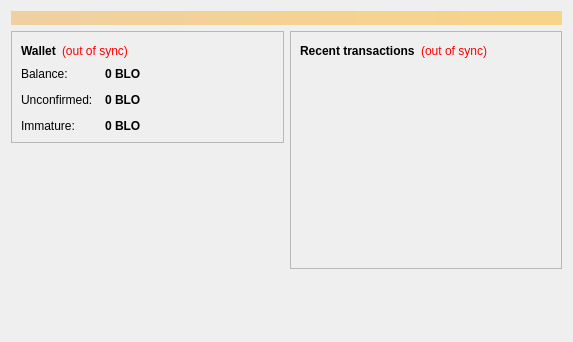
<?xml version="1.0" encoding="UTF-8"?>
<ui version="4.0">
 <class>OverviewPage</class>
 <widget class="QWidget" name="OverviewPage">
  <property name="geometry">
   <rect>
    <x>0</x>
    <y>0</y>
    <width>573</width>
    <height>342</height>
   </rect>
  </property>
  <property name="windowTitle">
   <string>Form</string>
  </property>
  <layout class="QVBoxLayout" name="topLayout">
   <item>
    <widget class="QLabel" name="labelAlerts">
     <property name="visible">
      <bool>false</bool>
     </property>
     <property name="styleSheet">
      <string notr="true">background-color: qlineargradient(x1: 0, y1: 0, x2: 1, y2: 0, stop:0 #F0D0A0, stop:1 #F8D488); color:#000000;</string>
     </property>
     <property name="wordWrap">
      <bool>true</bool>
     </property>
     <property name="margin">
      <number>3</number>
     </property>
    </widget>
   </item>
   <item>
    <layout class="QHBoxLayout" name="horizontalLayout" stretch="1,1">
     <item>
      <layout class="QVBoxLayout" name="verticalLayout_2">
       <item>
        <widget class="QFrame" name="frame">
         <property name="frameShape">
          <enum>QFrame::StyledPanel</enum>
         </property>
         <property name="frameShadow">
          <enum>QFrame::Raised</enum>
         </property>
         <layout class="QVBoxLayout" name="verticalLayout_4">
          <item>
           <layout class="QHBoxLayout" name="horizontalLayout_4">
            <item>
             <widget class="QLabel" name="label_5">
              <property name="font">
               <font>
                <weight>75</weight>
                <bold>true</bold>
               </font>
              </property>
              <property name="text">
               <string>Wallet</string>
              </property>
             </widget>
            </item>
            <item>
             <widget class="QLabel" name="labelWalletStatus">
              <property name="toolTip">
               <string>The displayed information may be out of date. Your wallet automatically synchronizes with the Bitcoin network after a connection is established, but this process has not completed yet.</string>
              </property>
              <property name="styleSheet">
               <string notr="true">QLabel { color: red; }</string>
              </property>
              <property name="text">
               <string notr="true">(out of sync)</string>
              </property>
              <property name="alignment">
               <set>Qt::AlignLeading|Qt::AlignLeft|Qt::AlignVCenter</set>
              </property>
             </widget>
            </item>
            <item>
             <spacer name="horizontalSpacer_2">
              <property name="orientation">
               <enum>Qt::Horizontal</enum>
              </property>
              <property name="sizeHint" stdset="0">
               <size>
                <width>40</width>
                <height>20</height>
               </size>
              </property>
             </spacer>
            </item>
           </layout>
          </item>
          <item>
           <layout class="QFormLayout" name="formLayout_2">
            <property name="fieldGrowthPolicy">
             <enum>QFormLayout::AllNonFixedFieldsGrow</enum>
            </property>
            <property name="horizontalSpacing">
             <number>12</number>
            </property>
            <property name="verticalSpacing">
             <number>12</number>
            </property>
            <item row="0" column="0">
             <widget class="QLabel" name="label">
              <property name="text">
               <string>Balance:</string>
              </property>
             </widget>
            </item>
            <item row="0" column="1">
             <widget class="QLabel" name="labelBalance">
              <property name="font">
               <font>
                <weight>75</weight>
                <bold>true</bold>
               </font>
              </property>
              <property name="cursor">
               <cursorShape>IBeamCursor</cursorShape>
              </property>
              <property name="toolTip">
               <string>Your current balance</string>
              </property>
              <property name="text">
               <string notr="true">0 BLO</string>
              </property>
              <property name="textInteractionFlags">
               <set>Qt::LinksAccessibleByMouse|Qt::TextSelectableByKeyboard|Qt::TextSelectableByMouse</set>
              </property>
             </widget>
            </item>
            <item row="1" column="0">
             <widget class="QLabel" name="label_3">
              <property name="text">
               <string>Unconfirmed:</string>
              </property>
             </widget>
            </item>
            <item row="1" column="1">
             <widget class="QLabel" name="labelUnconfirmed">
              <property name="font">
               <font>
                <weight>75</weight>
                <bold>true</bold>
               </font>
              </property>
              <property name="cursor">
               <cursorShape>IBeamCursor</cursorShape>
              </property>
              <property name="toolTip">
               <string>Total of transactions that have yet to be confirmed, and do not yet count toward the current balance</string>
              </property>
              <property name="text">
               <string notr="true">0 BLO</string>
              </property>
              <property name="textInteractionFlags">
               <set>Qt::LinksAccessibleByMouse|Qt::TextSelectableByKeyboard|Qt::TextSelectableByMouse</set>
              </property>
             </widget>
            </item>
            <item row="2" column="0">
             <widget class="QLabel" name="labelImmatureText">
              <property name="text">
               <string>Immature:</string>
              </property>
             </widget>
            </item>
            <item row="2" column="1">
             <widget class="QLabel" name="labelImmature">
              <property name="font">
               <font>
                <weight>75</weight>
                <bold>true</bold>
               </font>
              </property>
              <property name="toolTip">
               <string>Mined balance that has not yet matured</string>
              </property>
              <property name="text">
               <string notr="true">0 BLO</string>
              </property>
              <property name="textInteractionFlags">
               <set>Qt::LinksAccessibleByMouse|Qt::TextSelectableByKeyboard|Qt::TextSelectableByMouse</set>
              </property>
             </widget>
            </item>
           </layout>
          </item>
         </layout>
        </widget>
       </item>
       <item>
        <spacer name="verticalSpacer">
         <property name="orientation">
          <enum>Qt::Vertical</enum>
         </property>
         <property name="sizeHint" stdset="0">
          <size>
           <width>20</width>
           <height>40</height>
          </size>
         </property>
        </spacer>
       </item>
      </layout>
     </item>
     <item>
      <layout class="QVBoxLayout" name="verticalLayout_3">
       <item>
        <widget class="QFrame" name="frame_2">
         <property name="frameShape">
          <enum>QFrame::StyledPanel</enum>
         </property>
         <property name="frameShadow">
          <enum>QFrame::Raised</enum>
         </property>
         <layout class="QVBoxLayout" name="verticalLayout">
          <item>
           <layout class="QHBoxLayout" name="horizontalLayout_2">
            <item>
             <widget class="QLabel" name="label_4">
              <property name="text">
               <string>&lt;b&gt;Recent transactions&lt;/b&gt;</string>
              </property>
             </widget>
            </item>
            <item>
             <widget class="QLabel" name="labelTransactionsStatus">
              <property name="toolTip">
               <string>The displayed information may be out of date. Your wallet automatically synchronizes with the Bitcoin network after a connection is established, but this process has not completed yet.</string>
              </property>
              <property name="styleSheet">
               <string notr="true">QLabel { color: red; }</string>
              </property>
              <property name="text">
               <string notr="true">(out of sync)</string>
              </property>
              <property name="alignment">
               <set>Qt::AlignRight|Qt::AlignTrailing|Qt::AlignVCenter</set>
              </property>
             </widget>
            </item>
            <item>
             <spacer name="horizontalSpacer">
              <property name="orientation">
               <enum>Qt::Horizontal</enum>
              </property>
              <property name="sizeHint" stdset="0">
               <size>
                <width>40</width>
                <height>20</height>
               </size>
              </property>
             </spacer>
            </item>
           </layout>
          </item>
          <item>
           <widget class="QListView" name="listTransactions">
            <property name="styleSheet">
             <string notr="true">QListView { background: transparent; }</string>
            </property>
            <property name="frameShape">
             <enum>QFrame::NoFrame</enum>
            </property>
            <property name="verticalScrollBarPolicy">
             <enum>Qt::ScrollBarAlwaysOff</enum>
            </property>
            <property name="horizontalScrollBarPolicy">
             <enum>Qt::ScrollBarAlwaysOff</enum>
            </property>
            <property name="selectionMode">
             <enum>QAbstractItemView::NoSelection</enum>
            </property>
           </widget>
          </item>
         </layout>
        </widget>
       </item>
       <item>
        <spacer name="verticalSpacer_2">
         <property name="orientation">
          <enum>Qt::Vertical</enum>
         </property>
         <property name="sizeHint" stdset="0">
          <size>
           <width>20</width>
           <height>40</height>
          </size>
         </property>
        </spacer>
       </item>
      </layout>
     </item>
    </layout>
   </item>
  </layout>
 </widget>
 <resources/>
 <connections/>
</ui>
